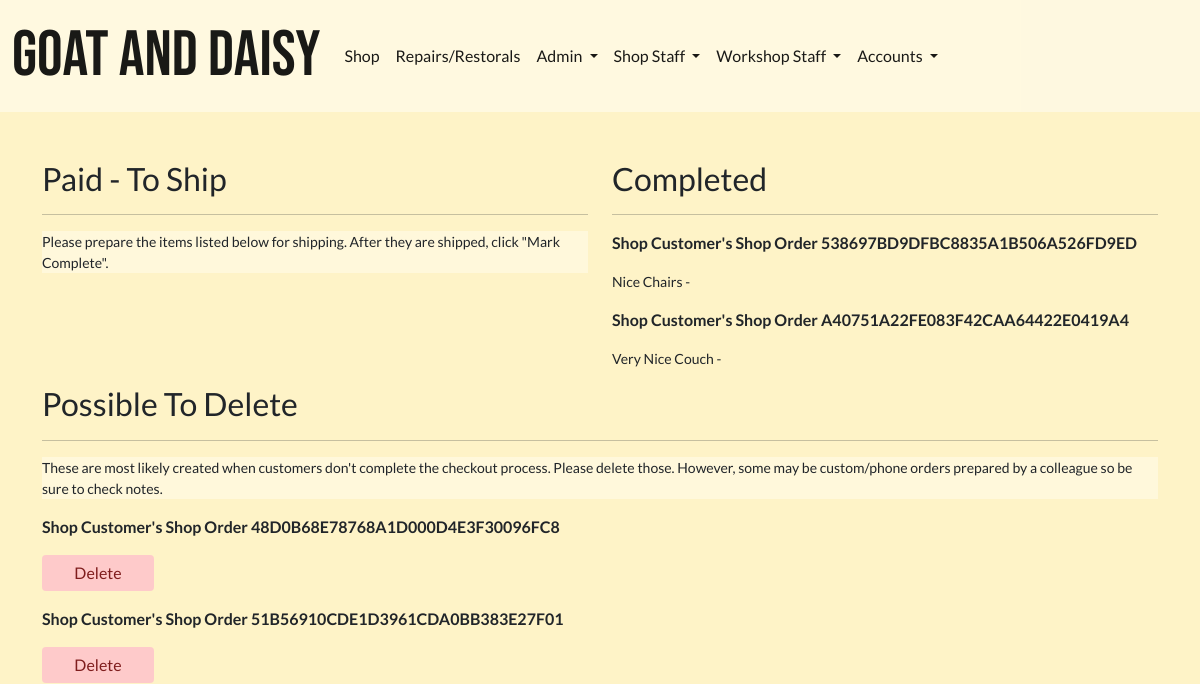
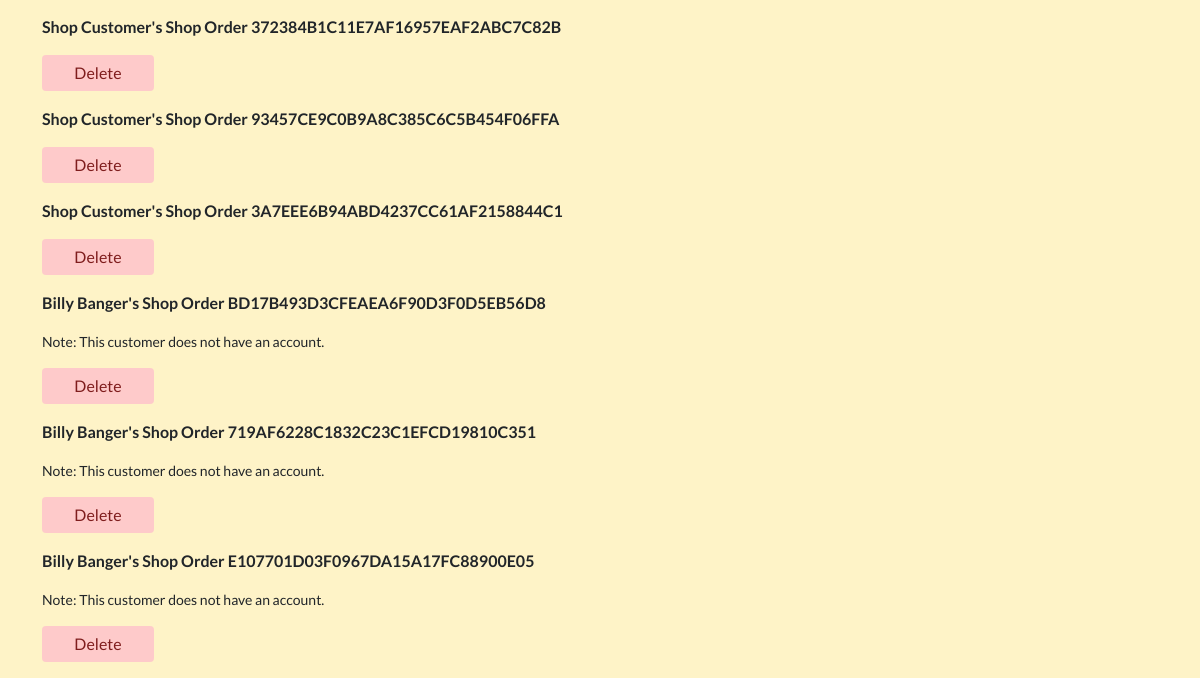
Before: /shop/all-shop-orders/ (signed in) with the older database file (2 pictures, top to bottom).
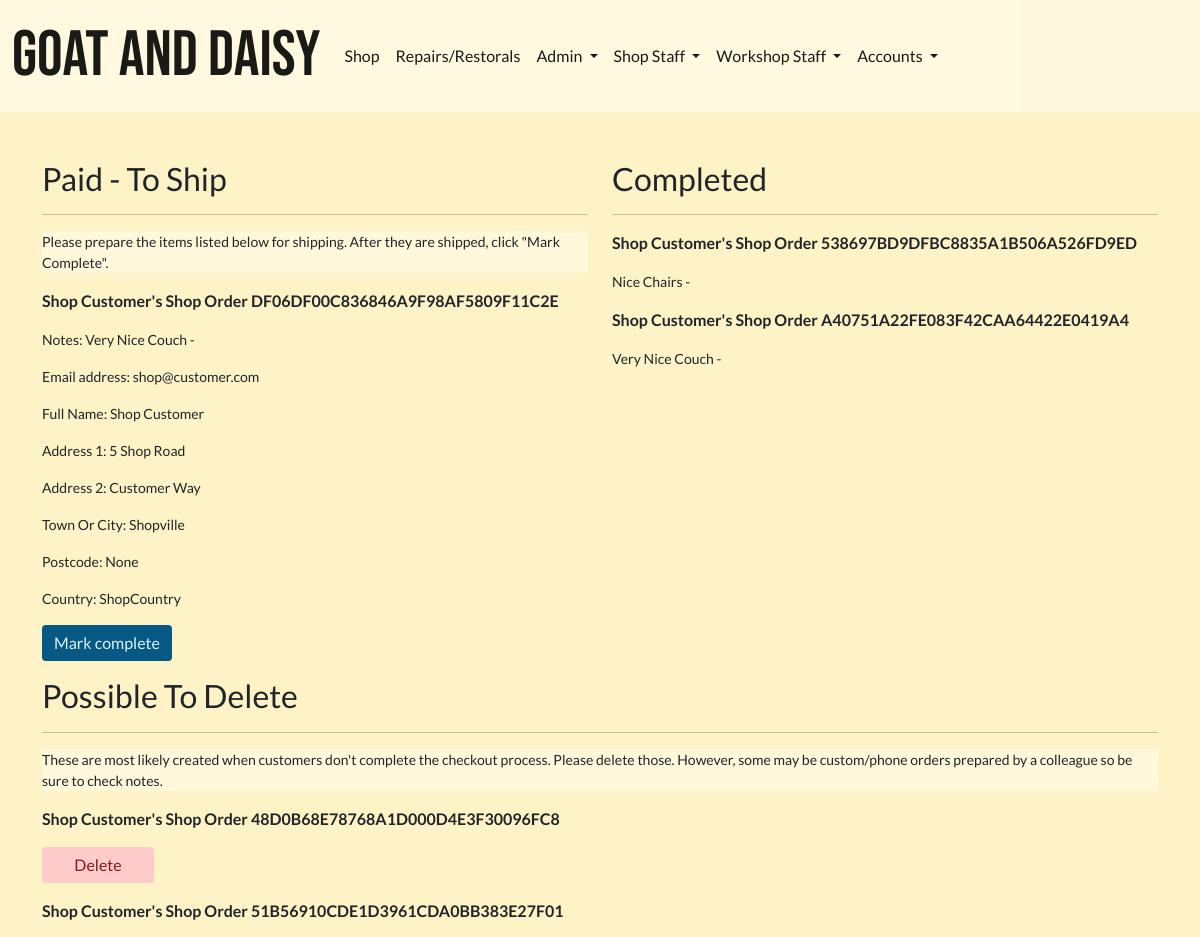
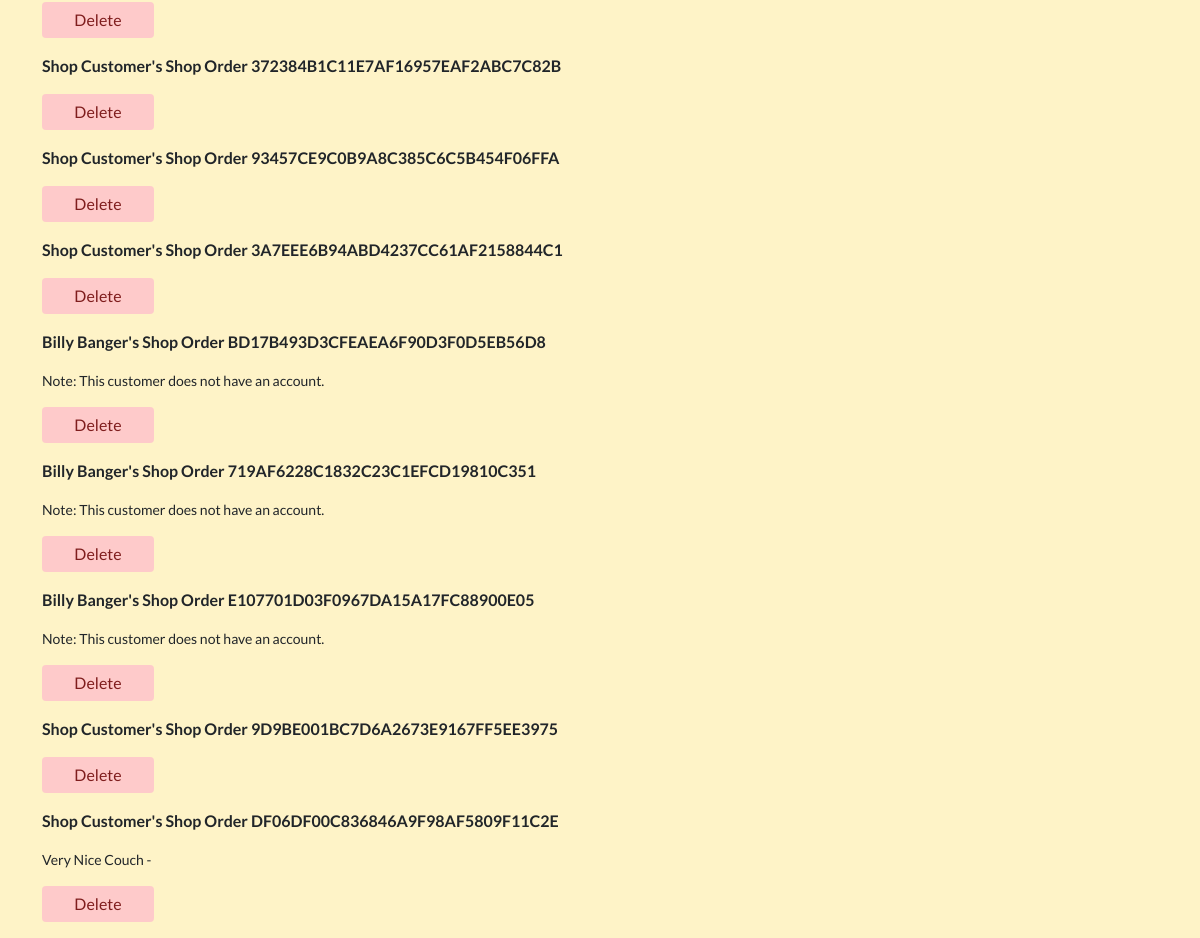
After: the same page with the newer database file (2 pictures, top to bottom).
### invoices/models.py (models this page shows, shortened)
class BaseInvoice(models.Model):
    date_created = models.DateField(auto_now_add=True)
    order_number = models.CharField(max_length=100, editable=False)
    full_name = models.CharField(max_length=100, null=True, blank=True)
    email = models.EmailField(null=True, blank=True)
    address1 = models.CharField(max_length=100, null=True, blank=True)
    address2 = models.CharField(max_length=100, null=True, blank=True)
    postcode = models.CharField(max_length=40, null=True, blank=True)
    town_or_city = models.CharField(max_length=40, null=True, blank=True)
    country = models.CharField(max_length=40, null=True, blank=True)
    notes = models.TextField(null=True, blank=True)
    order_amount = models.DecimalField(
        max_digits=12, decimal_places=2, default=0)
    shipping_cost = models.DecimalField(
        max_digits=12, decimal_places=2, default=0)
    order_total = models.DecimalField(
        max_digits=12, decimal_places=2, default=0)
    is_completed = models.BooleanField(default=False)
    paid_on = models.DateTimeField(null=True, blank=True)

class ShopCustomerInvoice(BaseInvoice):
    def __str__(self):
        return self.full_name + "'s Shop Order " + self.order_number

class BaseInvoice(models.Model):
    date_created = models.DateField(auto_now_add=True)
    order_number = models.CharField(max_length=100, editable=False)
    full_name = models.CharField(max_length=100, null=True, blank=True)
    email = models.EmailField(null=True, blank=True)
    address1 = models.CharField(max_length=100, null=True, blank=True)
    address2 = models.CharField(max_length=100, null=True, blank=True)
    postcode = models.CharField(max_length=40, null=True, blank=True)
    town_or_city = models.CharField(max_length=40, null=True, blank=True)
    country = models.CharField(max_length=40, null=True, blank=True)
    notes = models.TextField(null=True, blank=True)
    order_amount = models.DecimalField(
        max_digits=12, decimal_places=2, default=0)
    shipping_cost = models.DecimalField(
        max_digits=12, decimal_places=2, default=0)
    order_total = models.DecimalField(
        max_digits=12, decimal_places=2, default=0)
    is_completed = models.BooleanField(default=False)
    paid_on = models.DateTimeField(null=True, blank=True)

### shop/views.py (the view)
# urls.py: path('all-shop-orders/', views.AllShopOrders.as_view(), name="all_shop_orders"),
class AllShopOrders(GroupRequiredMixin, View):
    group_required = ['Shop Staff']
    def get(self, request, *args, **kwargs):
        queryset = ShopCustomerInvoice.objects.all()
        context = {
            'invoices': queryset,
        }
        return render(request, 'shop/all_shop_orders.html', context)

### invoices/contexts.py (called while the page is built, shortened)
def shopping_cart(request):
    template_cart = []
    products_count = 0
    order_amount = 0
    shipping = 0
    cart = request.session.get('cart', {})
    for item in enumerate(template_cart):
        products_count += 1
    order_total = order_amount + shipping
    stripe_total = round(order_total * 100)
    context = {
        'template_cart': template_cart,
        'products_count': products_count,
        'order_amount': order_amount,
        'shipping': shipping,
        'order_total': order_total,
        'stripe_total': stripe_total,
    }
    return context

### profiles/group_mixin_decorator.py (called while the page is built)
    def dispatch(self, request, *args, **kwargs):
        if not request.user.is_authenticated:
            raise PermissionDenied
        else:
            user_groups = []
            for group in request.user.groups.values_list('name', flat=True):
                user_groups.append(group)
            if len(set(user_groups).intersection(self.group_required)) <= 0:
                raise PermissionDenied
        return super(GroupRequiredMixin, self).dispatch(request, *args, **kwargs)

### profiles/templatetags/user_in_group_tag.py (called while the page is built)
@register.filter(name='has_group')
def has_group(user, group_name):
    try:
        group = Group.objects.get(name=group_name)
    except Group.DoesNotExist:
        return False
    return group in user.groups.all()

### shop/templates/shop/all_shop_orders.html (shortened to what this page needs)
{% extends 'base.html' %}
{% load static %}
{% block extra_css %}
<link rel="stylesheet" href="{% static 'css/home_bg_image_trans.css' %}">
{% endblock %}
{% block content %}
<div class="row">
    <div class="col"><h2>Paid - To Ship</h2>
        <hr>
        <p class="small transparent-bg">Please prepare the items listed below for shipping. After they are shipped, click "Mark Complete". </p>
        {% for invoice in invoices %}
        {% if not invoice.is_completed %}
        {% if invoice.paid_on %}
        <p><strong>{{ invoice }}</strong></p>
        {% if invoice.notes %}
        <p class="small">Notes: {{ invoice.notes }}</p>
        {% endif %}
        <p class="small">Email address: {{ invoice.email }}</p>
        <p class="small">Full Name: {{ invoice.full_name }}</p>
        <p class="small">Address 1: {{ invoice.address1 }}</p>
        {% if invoice.address2 %}
        <p class="small">Address 2: {{ invoice.address2 }}</p>
        {% endif %}
        <p class="small">Town Or City: {{ invoice.town_or_city }}</p>
        <p class="small">Postcode: {{ invoice.postcode }}</p>
        <p class="small">Country: {{ invoice.country }}</p>
        <a href="{% url 'mark_invoice_complete' invoice.order_number %}">
            <p class="btn btn-info">Mark complete</p>
        </a>
        {% endif %}
        {% endif %}
        {% endfor %}</div>
    <div class="col"><h2>Completed</h2>
        <hr>
        {% for invoice in invoices %}
        {% if invoice.is_completed %}
        <p><strong>{{ invoice }}</strong></p>
        {% if invoice.notes %}
        <p class="small">{{ invoice.notes }}</p>
        {% endif %}
        {% endif %}
        {% endfor %}</div>
</div>
<div class="row">
    <div class="col"><h2>Possible To Delete</h2>
        <hr>
        <p class="small transparent-bg">These are most likely created when customers don't complete the checkout process. Please delete those. However, some may be custom/phone orders prepared by a colleague so be sure to check notes.</p>
        {% for invoice in invoices %}
        {% if not invoice.is_completed %}
        {% if not invoice.is_paid %}
        <p><strong>{{ invoice }}</strong></p>
        {% if invoice.notes %}
        <p class="small">{{ invoice.notes }}</p>
        {% endif %}
        <a href="{% url 'delete_invoice' invoice.id %}">
            <p class="btn btn-danger">Delete</p>
        </a>
        {% endif %}
        {% endif %}
        {% endfor %}</div>
    </div>
{% endblock %}

### templates/base.html (shortened to what this page needs)
{% load static %}
{% load user_in_group_tag %}
<!doctype html>
<html lang="en">
  <head>
    <link href="https://cdn.jsdelivr.net/npm/bootstrap@5.1.3/dist/css/bootstrap.min.css" rel="stylesheet">
    <link rel="stylesheet" href="https://cdn.jsdelivr.net/npm/bootstrap-icons@1.8.1/font/bootstrap-icons.css">
    <link rel="stylesheet" href="{% static 'css/tw-colours.css' %}">
    <link rel="stylesheet" href="{% static 'css/site_base_custom.css' %}">
    {% block extra_css %}
    {% endblock %}
  </head>
  <body id="body" onload="bodyFade()">
    <nav class="navbar fixed-top navbar-expand-md navbar-light bg-light">
      <div class="container-fluid">
        <a class="navbar-brand" href="{% url 'index' %}">Goat And Daisy</a>
        <div class="collapse navbar-collapse" id="navbarSupportedContent">
          <ul class="navbar-nav me-auto mb-2 mb-lg-0">
            <li class="nav-item">
              <a class="nav-link active" aria-current="page" href="{% url 'shop' %}">Shop</a>
            </li>
            <li class="nav-item">
              <a class="nav-link active" aria-current="page" href="{% url 'workshop' %}">Repairs/Restorals</a>
            </li>
              {% if user.is_superuser %}
              <li class="nav-item dropdown">
                <a class="nav-link active dropdown-toggle" href="#" id="navbarDropdown" role="button" data-bs-toggle="dropdown" aria-expanded="false">
                  Admin
                </a>
                  </li>
                </ul></li>
                {% endif %}
                {% if request.user|has_group:"Shop Staff" %}
              <li class="nav-item dropdown">
                <a class="nav-link active dropdown-toggle" href="#" id="navbarDropdown" role="button" data-bs-toggle="dropdown" aria-expanded="false">
                  Shop Staff
                </a>
                  </li> <li><a class="dropdown-item" href="{% url 'staff_manage_items' %}">Manage Inventory</a></li>
                {% endif %}
                {% if request.user|has_group:"Workshop Staff" %}
              <li class="nav-item dropdown">
                <a class="nav-link active dropdown-toggle" href="#" id="navbarDropdown" role="button" data-bs-toggle="dropdown" aria-expanded="false">
                  Workshop Staff
                </a>
                  </li>
                {% endif %}
                <li class="nav-item dropdown">
                  <a class="nav-link active dropdown-toggle" href="#" id="navbarDropdown" role="button" data-bs-toggle="dropdown" aria-expanded="false">
                    Accounts
                  </a>
            </li>
        </div>
      </div>
    </nav>
    <main class="container">
    {% block content %}
    {% endblock %}
    </main>
  </body>
</html>

### static/css/site_base_custom.css (style rules this page uses)
body { background-color: var(--amber-100); font-family: "Lato", sans-serif; }
main { margin-top: 10rem; }
.btn { min-width: 7rem; }
.btn-warning, .btn-info { background-color: var(--sky-800); color: var(--sky-100); border: unset; }
.btn-danger { background-color: var(--red-200); color: var(--red-900); border: unset; }
a { color: var(--sky-800); font-weight: 400; }
.navbar-brand { font-family: "Bebas Neue", sans-serif; font-size: 4rem; padding: 0; }
.bg-light { background: #fffbebb6 !important; }
.transparent-bg { background-color: #fffbeb8f; min-width: fit-content; }

### static/css/home_bg_image_trans.css (style rules this page uses)
body { background-image: url("../img/index-25-flip.jpg"); background-repeat: no-repeat; background-size: cover; background-attachment: fixed; }

Changed rows visible on the page:
added ShopCustomerInvoice: order_number "Shop Customer's Shop Order DF06DF00C836846A9F98AF5809F11C2E", notes "Very Nice Couch -", email "shop@customer.com", full_name "Shop Customer", address1 "5 Shop Road", address2 "Customer Way", town_or_city "Shopville", postcode "None", country "ShopCountry"
added ShopCustomerInvoice: order_number "Shop Customer's Shop Order 9D9BE001BC7D6A2673E9167FF5EE3975", shown under "Possible To Delete"
